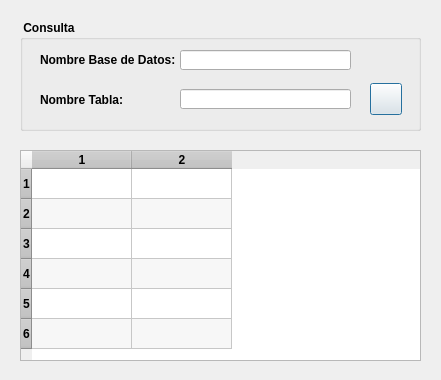
<?xml version="1.0" encoding="UTF-8"?>
<ui version="4.0">
 <class>frmConsultaDatos</class>
 <widget class="QDialog" name="frmConsultaDatos">
  <property name="geometry">
   <rect>
    <x>0</x>
    <y>0</y>
    <width>441</width>
    <height>380</height>
   </rect>
  </property>
  <property name="windowTitle">
   <string>Consulta y Visualización de Datos</string>
  </property>
  <property name="styleSheet">
   <string notr="true">QPushButton#btnConectar{border-radius: 0px}
QHeaderView::section{background-color:#c5c5c5; font-weight: bold}</string>
  </property>
  <widget class="QLabel" name="lblBBDD">
   <property name="geometry">
    <rect>
     <x>40</x>
     <y>50</y>
     <width>141</width>
     <height>20</height>
    </rect>
   </property>
   <property name="font">
    <font>
     <weight>75</weight>
     <bold>true</bold>
    </font>
   </property>
   <property name="text">
    <string>Nombre Base de Datos:</string>
   </property>
  </widget>
  <widget class="QLabel" name="lblTabla">
   <property name="geometry">
    <rect>
     <x>40</x>
     <y>90</y>
     <width>91</width>
     <height>20</height>
    </rect>
   </property>
   <property name="font">
    <font>
     <weight>75</weight>
     <bold>true</bold>
    </font>
   </property>
   <property name="text">
    <string>Nombre Tabla:</string>
   </property>
  </widget>
  <widget class="QLineEdit" name="txtBBDD">
   <property name="geometry">
    <rect>
     <x>180</x>
     <y>50</y>
     <width>171</width>
     <height>20</height>
    </rect>
   </property>
  </widget>
  <widget class="QLineEdit" name="txtTabla">
   <property name="geometry">
    <rect>
     <x>180</x>
     <y>89</y>
     <width>171</width>
     <height>20</height>
    </rect>
   </property>
  </widget>
  <widget class="QGroupBox" name="groupBox">
   <property name="geometry">
    <rect>
     <x>20</x>
     <y>20</y>
     <width>401</width>
     <height>111</height>
    </rect>
   </property>
   <property name="font">
    <font>
     <weight>75</weight>
     <bold>true</bold>
    </font>
   </property>
   <property name="title">
    <string> Consulta </string>
   </property>
   <widget class="QPushButton" name="btnConsultar">
    <property name="geometry">
     <rect>
      <x>350</x>
      <y>63</y>
      <width>32</width>
      <height>32</height>
     </rect>
    </property>
    <property name="toolTip">
     <string>Consultar Datos</string>
    </property>
    <property name="text">
     <string/>
    </property>
    <property name="icon">
     <iconset>
      <normaloff>consulta.ico</normaloff>consulta.ico</iconset>
    </property>
    <property name="iconSize">
     <size>
      <width>32</width>
      <height>32</height>
     </size>
    </property>
   </widget>
   <widget class="QPushButton" name="btnConectar">
    <property name="geometry">
     <rect>
      <x>350</x>
      <y>24</y>
      <width>32</width>
      <height>32</height>
     </rect>
    </property>
    <property name="toolTip">
     <string>Conectar BBDD</string>
    </property>
    <property name="text">
     <string/>
    </property>
    <property name="icon">
     <iconset>
      <normaloff>conexion.ico</normaloff>conexion.ico</iconset>
    </property>
    <property name="iconSize">
     <size>
      <width>32</width>
      <height>32</height>
     </size>
    </property>
   </widget>
  </widget>
  <widget class="QTableWidget" name="tabDatosProductos">
   <property name="geometry">
    <rect>
     <x>20</x>
     <y>150</y>
     <width>401</width>
     <height>211</height>
    </rect>
   </property>
   <property name="alternatingRowColors">
    <bool>true</bool>
   </property>
   <property name="rowCount">
    <number>6</number>
   </property>
   <property name="columnCount">
    <number>2</number>
   </property>
   <row/>
   <row/>
   <row/>
   <row/>
   <row/>
   <row/>
   <column/>
   <column/>
  </widget>
  <zorder>groupBox</zorder>
  <zorder>lblBBDD</zorder>
  <zorder>lblTabla</zorder>
  <zorder>txtBBDD</zorder>
  <zorder>txtTabla</zorder>
  <zorder>tabDatosProductos</zorder>
 </widget>
 <tabstops>
  <tabstop>txtBBDD</tabstop>
  <tabstop>btnConectar</tabstop>
  <tabstop>txtTabla</tabstop>
  <tabstop>btnConsultar</tabstop>
  <tabstop>tabDatosProductos</tabstop>
 </tabstops>
 <resources/>
 <connections/>
</ui>
